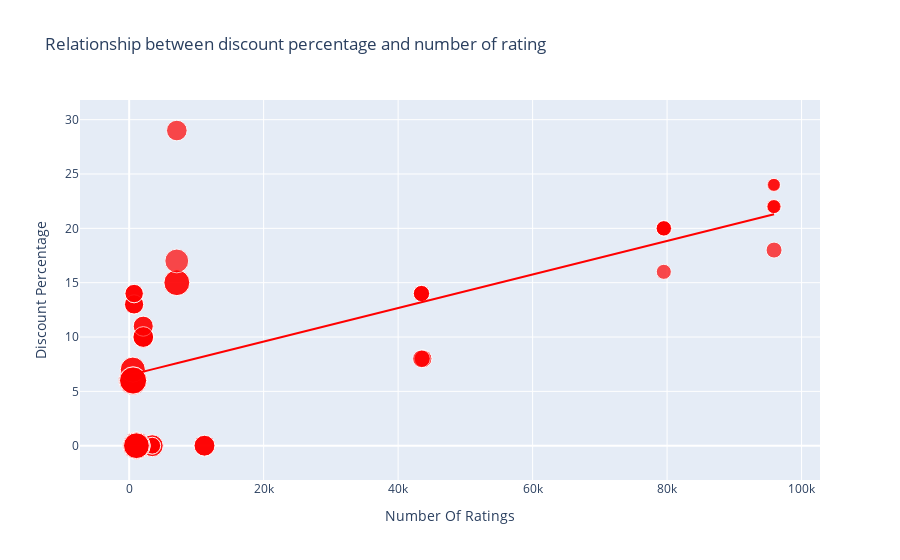

Notebook cell for this chart:
### Code cell
figure = px.scatter(data_frame = data, x = "Number Of Ratings", 
                    y = "Discount Percentage", size = "Sale Price", trendline = "ols",
                    title = "Relationship between discount percentage and number of rating",
                   color_discrete_sequence=['red'])
figure.show()

### Figure 1 — Plotly figure (JSON) as saved in the notebook; plotly's stock layout.template omitted (floating-point values rounded to 4 significant figures)
{"data": [{"hovertemplate": "Number Of Ratings=%{x}<br>Discount Percentage=%{y}<br>Sale Price=%{marker.size}<extra></extra>", "legendgroup": "", "marker": {"color": "red", "size": [49900, 84900, 84900, 77000, 77000, 49900, 49900, 77000, 89900, 41999, 39999, 41999, 41999, 41999, 131900, 117100, 131900, 117100, 74999, 117900, 117100, 117900, 99900, 44999, 140900, 130900, 64900, 120900, 59900, 75900, 110900, 130900, 120900, 64900, 64900, 75900, 75900, 120900, 59900, 120900, 75900, 140900, 70900, 70900, 75900, 59900, 110900, 120900, 130900, 130900, 54999, 54999, 29999, 34999, 34999, 34999, 54999, 29999, 46999, 46999, 46999, 46999], "sizemode": "area", "sizeref": 352.2, "symbol": "circle"}, "mode": "markers", "name": "", "orientation": "v", "showlegend": false, "type": "scatter", "x": [3431, 3431, 3431, 11202, 11202, 3431, 3431, 11202, 1454, 79512, 79512, 79582, 79512, 79512, 1078, 1078, 1078, 1078, 7088, 7088, 1078, 7088, 7081, 95909, 542, 580, 740, 545, 740, 2101, 545, 580, 580, 730, 730, 2101, 2101, 580, 740, 580, 2092, 545, 2101, 2092, 2101, 740, 545, 580, 580, 580, 43707, 43707, 95807, 95909, 95807, 95909, 43470, 95909, 43470, 43470, 43470, 43470], "xaxis": "x", "y": [0, 0, 0, 0, 0, 0, 0, 0, 0, 20, 16, 20, 20, 20, 0, 0, 0, 0, 29, 15, 0, 15, 17, 18, 6, 6, 13, 6, 14, 10, 7, 6, 6, 13, 13, 10, 10, 6, 14, 6, 10, 6, 11, 11, 10, 14, 7, 6, 6, 6, 8, 8, 24, 22, 22, 22, 8, 24, 14, 14, 14, 14], "yaxis": "y"}, {"hovertemplate": "<b>OLS trendline</b><br>Discount Percentage = 0.000154292 * Number Of Ratings + 6.49233<br>R<sup>2</sup>=0.468988<br><br>Number Of Ratings=%{x}<br>Discount Percentage=%{y} <b>(trend)</b><extra></extra>", "legendgroup": "", "marker": {"color": "red", "symbol": "circle"}, "mode": "lines", "name": "", "showlegend": false, "type": "scatter", "x": [542, 545, 545, 545, 545, 580, 580, 580, 580, 580, 580, 580, 580, 730, 730, 740, 740, 740, 740, 1078, 1078, 1078, 1078, 1078, 1454, 2092, 2092, 2101, 2101, 2101, 2101, 2101, 3431, 3431, 3431, 3431, 3431, 7081, 7088, 7088, 7088, 11202, 11202, 11202, 43470, 43470, 43470, 43470, 43470, 43707, 43707, 79512, 79512, 79512, 79512, 79582, 95807, 95807, 95909, 95909, 95909, 95909], "xaxis": "x", "y": [6.576, 6.576, 6.576, 6.576, 6.576, 6.582, 6.582, 6.582, 6.582, 6.582, 6.582, 6.582, 6.582, 6.605, 6.605, 6.607, 6.607, 6.607, 6.607, 6.659, 6.659, 6.659, 6.659, 6.659, 6.717, 6.815, 6.815, 6.816, 6.816, 6.816, 6.816, 6.816, 7.022, 7.022, 7.022, 7.022, 7.022, 7.585, 7.586, 7.586, 7.586, 8.221, 8.221, 8.221, 13.2, 13.2, 13.2, 13.2, 13.2, 13.24, 13.24, 18.76, 18.76, 18.76, 18.76, 18.77, 21.27, 21.27, 21.29, 21.29, 21.29, 21.29], "yaxis": "y"}], "layout": {"autosize": true, "legend": {"itemsizing": "constant", "tracegroupgap": 0}, "title": {"text": "Relationship between discount percentage and number of rating"}, "xaxis": {"anchor": "y", "autorange": true, "domain": [0, 1], "range": [-7259.0, 102700.0], "title": {"text": "Number Of Ratings"}, "type": "linear"}, "yaxis": {"anchor": "x", "autorange": true, "domain": [0, 1], "range": [-5.213, 33.41], "title": {"text": "Discount Percentage"}, "type": "linear"}}}
